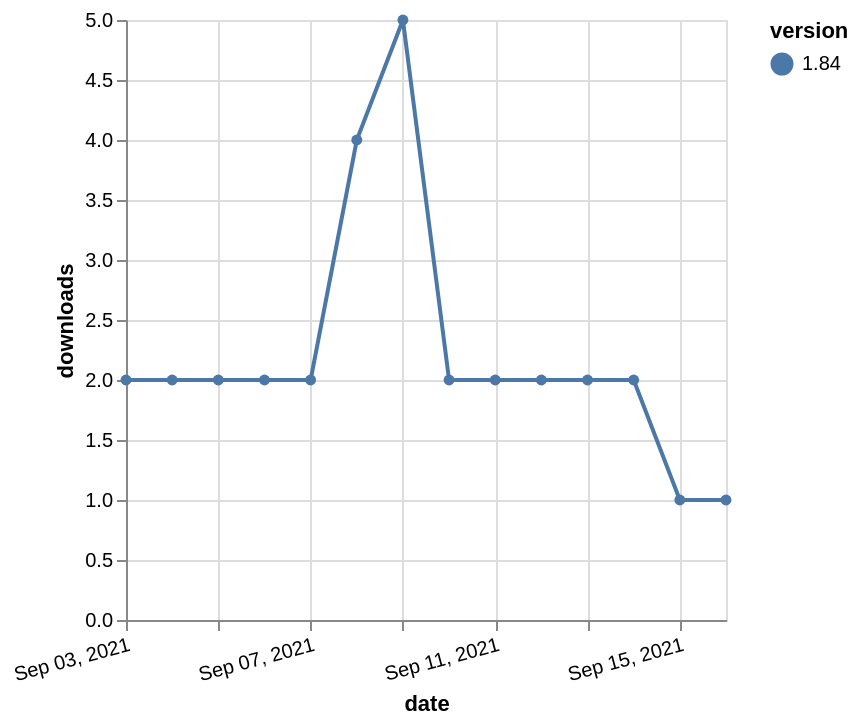

Write a Vega-Lite specification for this figure.
### Vega-Lite specification from a JSON file in a GitHub repository (floating-point values rounded to 4 significant figures)
{"$schema": "https://vega.github.io/schema/vega-lite/v5.json", "description": "A simple bar chart with embedded data.", "data": {"values": [{"date": "2021-09-03", "total": 2783, "delta": 2, "version": "1.84"}, {"date": "2021-09-04", "total": 2785, "delta": 2, "version": "1.84"}, {"date": "2021-09-05", "total": 2787, "delta": 2, "version": "1.84"}, {"date": "2021-09-06", "total": 2789, "delta": 2, "version": "1.84"}, {"date": "2021-09-07", "total": 2791, "delta": 2, "version": "1.84"}, {"date": "2021-09-08", "total": 2795, "delta": 4, "version": "1.84"}, {"date": "2021-09-09", "total": 2800, "delta": 5, "version": "1.84"}, {"date": "2021-09-10", "total": 2802, "delta": 2, "version": "1.84"}, {"date": "2021-09-11", "total": 2804, "delta": 2, "version": "1.84"}, {"date": "2021-09-12", "total": 2806, "delta": 2, "version": "1.84"}, {"date": "2021-09-13", "total": 2808, "delta": 2, "version": "1.84"}, {"date": "2021-09-14", "total": 2810, "delta": 2, "version": "1.84"}, {"date": "2021-09-15", "total": 2811, "delta": 1, "version": "1.84"}, {"date": "2021-09-16", "total": 2812, "delta": 1, "version": "1.84"}]}, "width": "container", "mark": {"type": "line", "point": {"filled": true}}, "encoding": {"x": {"field": "date", "type": "temporal", "timeUnit": "yearmonthdate", "title": "date", "axis": {"labelAngle": -15}}, "y": {"field": "delta", "type": "quantitative", "title": "downloads"}, "color": {"field": "version", "type": "nominal"}, "tooltip": {"field": "delta"}}}
